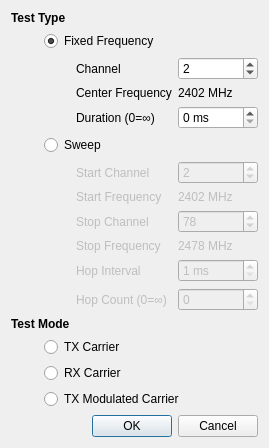
<?xml version="1.0" encoding="UTF-8"?>
<ui version="4.0">
 <class>RFTestDialog</class>
 <widget class="QDialog" name="RFTestDialog">
  <property name="geometry">
   <rect>
    <x>0</x>
    <y>0</y>
    <width>251</width>
    <height>413</height>
   </rect>
  </property>
  <property name="windowTitle">
   <string>RF Test</string>
  </property>
  <layout class="QGridLayout" name="gridLayout" columnstretch="0,0,0,1">
   <item row="17" column="0" colspan="4">
    <widget class="QDialogButtonBox" name="buttonBox">
     <property name="orientation">
      <enum>Qt::Horizontal</enum>
     </property>
     <property name="standardButtons">
      <set>QDialogButtonBox::Cancel|QDialogButtonBox::Ok</set>
     </property>
    </widget>
   </item>
   <item row="16" column="0" colspan="4">
    <spacer name="verticalSpacer_8">
     <property name="orientation">
      <enum>Qt::Vertical</enum>
     </property>
     <property name="sizeHint" stdset="0">
      <size>
       <width>10</width>
       <height>0</height>
      </size>
     </property>
    </spacer>
   </item>
   <item row="8" column="2">
    <widget class="QLabel" name="stopChannelLabel">
     <property name="enabled">
      <bool>false</bool>
     </property>
     <property name="text">
      <string>Stop Channel</string>
     </property>
    </widget>
   </item>
   <item row="7" column="2">
    <widget class="QLabel" name="startFreqLabel">
     <property name="enabled">
      <bool>false</bool>
     </property>
     <property name="text">
      <string>Start Frequency</string>
     </property>
    </widget>
   </item>
   <item row="11" column="3">
    <widget class="QSpinBox" name="hopCount">
     <property name="enabled">
      <bool>false</bool>
     </property>
     <property name="maximum">
      <number>65535</number>
     </property>
    </widget>
   </item>
   <item row="10" column="3">
    <widget class="QSpinBox" name="hopInterval">
     <property name="enabled">
      <bool>false</bool>
     </property>
     <property name="suffix">
      <string> ms</string>
     </property>
     <property name="minimum">
      <number>1</number>
     </property>
     <property name="maximum">
      <number>65535</number>
     </property>
    </widget>
   </item>
   <item row="14" column="1" colspan="3">
    <widget class="QRadioButton" name="rxCarrierRadioButton">
     <property name="text">
      <string>RX Carrier</string>
     </property>
    </widget>
   </item>
   <item row="11" column="2">
    <widget class="QLabel" name="hopCountLabel">
     <property name="enabled">
      <bool>false</bool>
     </property>
     <property name="text">
      <string>Hop Count (0=∞)</string>
     </property>
    </widget>
   </item>
   <item row="13" column="1" colspan="3">
    <widget class="QRadioButton" name="txCarrierRadioButton">
     <property name="text">
      <string>TX Carrier</string>
     </property>
    </widget>
   </item>
   <item row="10" column="2">
    <widget class="QLabel" name="hopIntervalLabel">
     <property name="enabled">
      <bool>false</bool>
     </property>
     <property name="text">
      <string>Hop Interval</string>
     </property>
    </widget>
   </item>
   <item row="12" column="0" colspan="2">
    <widget class="QLabel" name="testModeLabel">
     <property name="font">
      <font>
       <weight>75</weight>
       <bold>true</bold>
      </font>
     </property>
     <property name="text">
      <string>Test Mode</string>
     </property>
    </widget>
   </item>
   <item row="2" column="2">
    <widget class="QLabel" name="fixedChannelLabel">
     <property name="text">
      <string>Channel</string>
     </property>
    </widget>
   </item>
   <item row="1" column="0">
    <spacer name="horizontalSpacer_6">
     <property name="orientation">
      <enum>Qt::Horizontal</enum>
     </property>
     <property name="sizeType">
      <enum>QSizePolicy::Fixed</enum>
     </property>
     <property name="sizeHint" stdset="0">
      <size>
       <width>20</width>
       <height>13</height>
      </size>
     </property>
    </spacer>
   </item>
   <item row="2" column="1">
    <spacer name="horizontalSpacer_7">
     <property name="orientation">
      <enum>Qt::Horizontal</enum>
     </property>
     <property name="sizeType">
      <enum>QSizePolicy::Fixed</enum>
     </property>
     <property name="sizeHint" stdset="0">
      <size>
       <width>20</width>
       <height>10</height>
      </size>
     </property>
    </spacer>
   </item>
   <item row="8" column="3">
    <widget class="QSpinBox" name="stopChannel">
     <property name="enabled">
      <bool>false</bool>
     </property>
     <property name="maximum">
      <number>100</number>
     </property>
     <property name="singleStep">
      <number>2</number>
     </property>
     <property name="value">
      <number>78</number>
     </property>
    </widget>
   </item>
   <item row="4" column="3">
    <widget class="QSpinBox" name="fixedDuration">
     <property name="suffix">
      <string> ms</string>
     </property>
     <property name="maximum">
      <number>65535</number>
     </property>
    </widget>
   </item>
   <item row="15" column="1" colspan="3">
    <widget class="QRadioButton" name="txModulatedRadioButton">
     <property name="text">
      <string>TX Modulated Carrier</string>
     </property>
    </widget>
   </item>
   <item row="0" column="0" colspan="2">
    <widget class="QLabel" name="testTypeLabel">
     <property name="font">
      <font>
       <weight>75</weight>
       <bold>true</bold>
      </font>
     </property>
     <property name="text">
      <string>Test Type</string>
     </property>
    </widget>
   </item>
   <item row="6" column="3">
    <widget class="QSpinBox" name="startChannel">
     <property name="enabled">
      <bool>false</bool>
     </property>
     <property name="maximum">
      <number>100</number>
     </property>
     <property name="singleStep">
      <number>2</number>
     </property>
     <property name="value">
      <number>2</number>
     </property>
    </widget>
   </item>
   <item row="6" column="2">
    <widget class="QLabel" name="startChannelLabel">
     <property name="enabled">
      <bool>false</bool>
     </property>
     <property name="text">
      <string>Start Channel</string>
     </property>
    </widget>
   </item>
   <item row="2" column="3">
    <widget class="QSpinBox" name="fixedChannel">
     <property name="maximum">
      <number>100</number>
     </property>
     <property name="singleStep">
      <number>2</number>
     </property>
     <property name="value">
      <number>2</number>
     </property>
    </widget>
   </item>
   <item row="1" column="1" colspan="3">
    <widget class="QRadioButton" name="fixedRadioButton">
     <property name="text">
      <string>Fixed Frequency</string>
     </property>
     <property name="checked">
      <bool>true</bool>
     </property>
    </widget>
   </item>
   <item row="9" column="2">
    <widget class="QLabel" name="stopFreqLabel">
     <property name="enabled">
      <bool>false</bool>
     </property>
     <property name="text">
      <string>Stop Frequency</string>
     </property>
    </widget>
   </item>
   <item row="4" column="2">
    <widget class="QLabel" name="fixedDurationLabel">
     <property name="text">
      <string>Duration (0=∞)</string>
     </property>
    </widget>
   </item>
   <item row="5" column="1" colspan="3">
    <widget class="QRadioButton" name="sweepRadioButton">
     <property name="text">
      <string>Sweep</string>
     </property>
    </widget>
   </item>
   <item row="3" column="2">
    <widget class="QLabel" name="centerFreqLabel">
     <property name="text">
      <string>Center Frequency</string>
     </property>
    </widget>
   </item>
   <item row="9" column="3">
    <widget class="QLabel" name="stopFreq">
     <property name="enabled">
      <bool>false</bool>
     </property>
     <property name="text">
      <string>2478 MHz</string>
     </property>
    </widget>
   </item>
   <item row="7" column="3">
    <widget class="QLabel" name="startFreq">
     <property name="enabled">
      <bool>false</bool>
     </property>
     <property name="text">
      <string>2402 MHz</string>
     </property>
    </widget>
   </item>
   <item row="3" column="3">
    <widget class="QLabel" name="centerFreq">
     <property name="text">
      <string>2402 MHz</string>
     </property>
    </widget>
   </item>
  </layout>
 </widget>
 <tabstops>
  <tabstop>fixedRadioButton</tabstop>
  <tabstop>fixedChannel</tabstop>
  <tabstop>fixedDuration</tabstop>
  <tabstop>sweepRadioButton</tabstop>
  <tabstop>startChannel</tabstop>
  <tabstop>stopChannel</tabstop>
  <tabstop>hopInterval</tabstop>
  <tabstop>hopCount</tabstop>
  <tabstop>txCarrierRadioButton</tabstop>
  <tabstop>rxCarrierRadioButton</tabstop>
  <tabstop>txModulatedRadioButton</tabstop>
 </tabstops>
 <resources/>
 <connections>
  <connection>
   <sender>buttonBox</sender>
   <signal>accepted()</signal>
   <receiver>RFTestDialog</receiver>
   <slot>accept()</slot>
   <hints>
    <hint type="sourcelabel">
     <x>214</x>
     <y>403</y>
    </hint>
    <hint type="destinationlabel">
     <x>157</x>
     <y>274</y>
    </hint>
   </hints>
  </connection>
  <connection>
   <sender>buttonBox</sender>
   <signal>rejected()</signal>
   <receiver>RFTestDialog</receiver>
   <slot>reject()</slot>
   <hints>
    <hint type="sourcelabel">
     <x>214</x>
     <y>403</y>
    </hint>
    <hint type="destinationlabel">
     <x>250</x>
     <y>274</y>
    </hint>
   </hints>
  </connection>
  <connection>
   <sender>fixedRadioButton</sender>
   <signal>toggled(bool)</signal>
   <receiver>fixedChannelLabel</receiver>
   <slot>setEnabled(bool)</slot>
   <hints>
    <hint type="sourcelabel">
     <x>125</x>
     <y>37</y>
    </hint>
    <hint type="destinationlabel">
     <x>127</x>
     <y>62</y>
    </hint>
   </hints>
  </connection>
  <connection>
   <sender>fixedRadioButton</sender>
   <signal>toggled(bool)</signal>
   <receiver>fixedChannel</receiver>
   <slot>setEnabled(bool)</slot>
   <hints>
    <hint type="sourcelabel">
     <x>166</x>
     <y>32</y>
    </hint>
    <hint type="destinationlabel">
     <x>189</x>
     <y>59</y>
    </hint>
   </hints>
  </connection>
  <connection>
   <sender>fixedRadioButton</sender>
   <signal>toggled(bool)</signal>
   <receiver>fixedDurationLabel</receiver>
   <slot>setEnabled(bool)</slot>
   <hints>
    <hint type="sourcelabel">
     <x>142</x>
     <y>32</y>
    </hint>
    <hint type="destinationlabel">
     <x>168</x>
     <y>115</y>
    </hint>
   </hints>
  </connection>
  <connection>
   <sender>fixedRadioButton</sender>
   <signal>toggled(bool)</signal>
   <receiver>fixedDuration</receiver>
   <slot>setEnabled(bool)</slot>
   <hints>
    <hint type="sourcelabel">
     <x>154</x>
     <y>33</y>
    </hint>
    <hint type="destinationlabel">
     <x>241</x>
     <y>115</y>
    </hint>
   </hints>
  </connection>
  <connection>
   <sender>sweepRadioButton</sender>
   <signal>toggled(bool)</signal>
   <receiver>startChannelLabel</receiver>
   <slot>setEnabled(bool)</slot>
   <hints>
    <hint type="sourcelabel">
     <x>123</x>
     <y>138</y>
    </hint>
    <hint type="destinationlabel">
     <x>168</x>
     <y>164</y>
    </hint>
   </hints>
  </connection>
  <connection>
   <sender>sweepRadioButton</sender>
   <signal>toggled(bool)</signal>
   <receiver>startChannel</receiver>
   <slot>setEnabled(bool)</slot>
   <hints>
    <hint type="sourcelabel">
     <x>233</x>
     <y>138</y>
    </hint>
    <hint type="destinationlabel">
     <x>241</x>
     <y>164</y>
    </hint>
   </hints>
  </connection>
  <connection>
   <sender>sweepRadioButton</sender>
   <signal>toggled(bool)</signal>
   <receiver>stopChannelLabel</receiver>
   <slot>setEnabled(bool)</slot>
   <hints>
    <hint type="sourcelabel">
     <x>154</x>
     <y>138</y>
    </hint>
    <hint type="destinationlabel">
     <x>168</x>
     <y>209</y>
    </hint>
   </hints>
  </connection>
  <connection>
   <sender>sweepRadioButton</sender>
   <signal>toggled(bool)</signal>
   <receiver>stopChannel</receiver>
   <slot>setEnabled(bool)</slot>
   <hints>
    <hint type="sourcelabel">
     <x>206</x>
     <y>138</y>
    </hint>
    <hint type="destinationlabel">
     <x>241</x>
     <y>209</y>
    </hint>
   </hints>
  </connection>
  <connection>
   <sender>sweepRadioButton</sender>
   <signal>toggled(bool)</signal>
   <receiver>hopIntervalLabel</receiver>
   <slot>setEnabled(bool)</slot>
   <hints>
    <hint type="sourcelabel">
     <x>153</x>
     <y>138</y>
    </hint>
    <hint type="destinationlabel">
     <x>168</x>
     <y>254</y>
    </hint>
   </hints>
  </connection>
  <connection>
   <sender>sweepRadioButton</sender>
   <signal>toggled(bool)</signal>
   <receiver>hopInterval</receiver>
   <slot>setEnabled(bool)</slot>
   <hints>
    <hint type="sourcelabel">
     <x>241</x>
     <y>138</y>
    </hint>
    <hint type="destinationlabel">
     <x>241</x>
     <y>254</y>
    </hint>
   </hints>
  </connection>
  <connection>
   <sender>sweepRadioButton</sender>
   <signal>toggled(bool)</signal>
   <receiver>hopCountLabel</receiver>
   <slot>setEnabled(bool)</slot>
   <hints>
    <hint type="sourcelabel">
     <x>128</x>
     <y>138</y>
    </hint>
    <hint type="destinationlabel">
     <x>168</x>
     <y>280</y>
    </hint>
   </hints>
  </connection>
  <connection>
   <sender>sweepRadioButton</sender>
   <signal>toggled(bool)</signal>
   <receiver>hopCount</receiver>
   <slot>setEnabled(bool)</slot>
   <hints>
    <hint type="sourcelabel">
     <x>129</x>
     <y>138</y>
    </hint>
    <hint type="destinationlabel">
     <x>241</x>
     <y>280</y>
    </hint>
   </hints>
  </connection>
  <connection>
   <sender>fixedRadioButton</sender>
   <signal>toggled(bool)</signal>
   <receiver>centerFreqLabel</receiver>
   <slot>setEnabled(bool)</slot>
   <hints>
    <hint type="sourcelabel">
     <x>101</x>
     <y>33</y>
    </hint>
    <hint type="destinationlabel">
     <x>109</x>
     <y>86</y>
    </hint>
   </hints>
  </connection>
  <connection>
   <sender>fixedRadioButton</sender>
   <signal>toggled(bool)</signal>
   <receiver>centerFreq</receiver>
   <slot>setEnabled(bool)</slot>
   <hints>
    <hint type="sourcelabel">
     <x>205</x>
     <y>36</y>
    </hint>
    <hint type="destinationlabel">
     <x>209</x>
     <y>89</y>
    </hint>
   </hints>
  </connection>
  <connection>
   <sender>sweepRadioButton</sender>
   <signal>toggled(bool)</signal>
   <receiver>startFreqLabel</receiver>
   <slot>setEnabled(bool)</slot>
   <hints>
    <hint type="sourcelabel">
     <x>90</x>
     <y>129</y>
    </hint>
    <hint type="destinationlabel">
     <x>103</x>
     <y>177</y>
    </hint>
   </hints>
  </connection>
  <connection>
   <sender>sweepRadioButton</sender>
   <signal>toggled(bool)</signal>
   <receiver>startFreq</receiver>
   <slot>setEnabled(bool)</slot>
   <hints>
    <hint type="sourcelabel">
     <x>188</x>
     <y>132</y>
    </hint>
    <hint type="destinationlabel">
     <x>192</x>
     <y>174</y>
    </hint>
   </hints>
  </connection>
  <connection>
   <sender>sweepRadioButton</sender>
   <signal>toggled(bool)</signal>
   <receiver>stopFreqLabel</receiver>
   <slot>setEnabled(bool)</slot>
   <hints>
    <hint type="sourcelabel">
     <x>86</x>
     <y>133</y>
    </hint>
    <hint type="destinationlabel">
     <x>89</x>
     <y>219</y>
    </hint>
   </hints>
  </connection>
  <connection>
   <sender>sweepRadioButton</sender>
   <signal>toggled(bool)</signal>
   <receiver>stopFreq</receiver>
   <slot>setEnabled(bool)</slot>
   <hints>
    <hint type="sourcelabel">
     <x>175</x>
     <y>127</y>
    </hint>
    <hint type="destinationlabel">
     <x>214</x>
     <y>226</y>
    </hint>
   </hints>
  </connection>
 </connections>
</ui>
